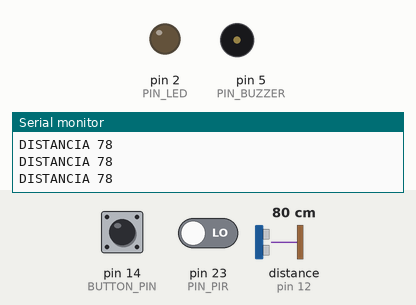
Recording of a sketch running on a simulated Arduino Mega 2560, built with avr-gcc and run on an emulated ATmega2560. Parts: output pins drawn as LEDs (lit = HIGH), buzzer (waves = sounding, pin HIGH), the last lines printed to the serial monitor. Wiring (inferred from the names in the program): ultrasonic range finder: trigger pin 13; echo pin 12. The inputs (shaded band) are chosen by the test bench; at power-on: pin 23 (PIN_PIR) LOW, distance to the obstacle (sensor on pin 12) 80 cm, pin 14 (BUTTON_PIN) HIGH. The echo pulse lasts 58.3 µs per cm; pins used as bus, display or sensor lines are not drawn.

Above: at 1.2 s.
1.3 s: pin 23 (PIN_PIR) driven HIGH
At 2.5 s:
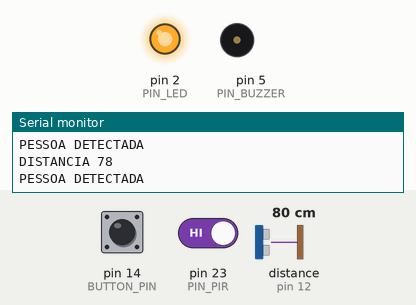
2.8 s: distance to the obstacle (sensor on pin 12) set to 2 cm
4.4 s: pin 14 (BUTTON_PIN) pulled LOW for 0.15 s
At 5.4 s:
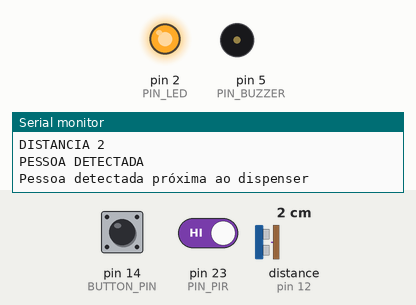
6.0 s: pin 14 (BUTTON_PIN) pulled LOW for 3.2 s
At 6.8 s:
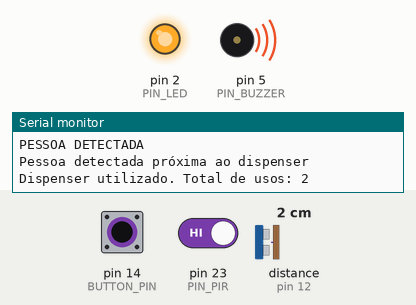
10.7 s: pin 23 (PIN_PIR) driven LOW
At 11.4 s:
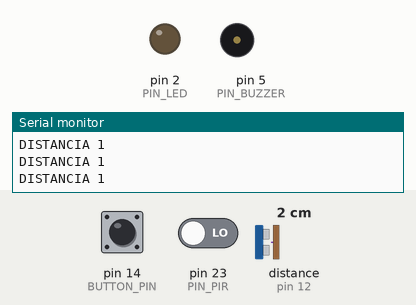
Timing chart, 0 to 13.2 s (numbered marks = the images above; inputs shaded):
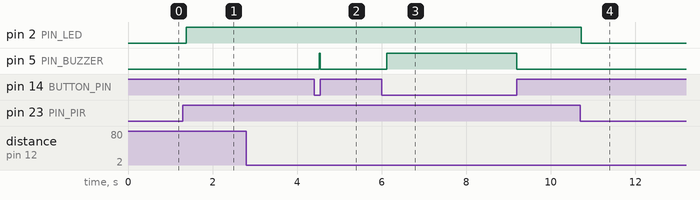

The sketch:

aula4_PIR_+_HC-SR04.ino
```cpp
#define TRIGGER_PIN 13
#define ECHO_PIN 12
#define BUTTON_PIN 14

const int PIN_BUZZER = 5;
const int PIN_LED = 2;
const int PIN_PIR = 23;
long duration;
int distancia;
int contador = 0;

void setup() {
  Serial.begin(115200);
  pinMode(TRIGGER_PIN, OUTPUT);
  pinMode(ECHO_PIN, INPUT);
  pinMode(BUTTON_PIN, INPUT_PULLUP);
  pinMode(PIN_BUZZER, OUTPUT);
  pinMode(PIN_LED, OUTPUT);
  pinMode(PIN_PIR, INPUT);

  Serial.println("Sistema de Monitoramento de Dispenser Iniciado");
}

void loop() {

  // Gera um pulso de 10 microssegundos no pino Trigger para iniciar a medição
  digitalWrite(TRIGGER_PIN, LOW);
  delayMicroseconds(2);
  digitalWrite(TRIGGER_PIN, HIGH);
  delayMicroseconds(10);
  digitalWrite(TRIGGER_PIN, LOW);

  // Lê a duração do pulso no pino Echo
  duration = pulseIn(ECHO_PIN, HIGH);

  // Calcula a distância em centímetros
  distancia = duration * 0.034 / 2;
  //-------------------------------------------------------------------

  Serial.print("DISTANCIA ");
  Serial.println(distancia);

  if (digitalRead(PIN_PIR) == HIGH) { //PIR
    digitalWrite(PIN_LED,HIGH);

  Serial.println("PESSOA DETECTADA");

    if (distancia > 0 && distancia <= 20) {  //detecta até 20 cm //ULTRASSONICO
      Serial.println("Pessoa detectada próxima ao dispenser");

      // Verifica se o botão foi pressionado para simular o uso do dispenser
      if (digitalRead(BUTTON_PIN) == LOW) {  // LOW indica que o botão foi pressionado //BOTAO
        delay(50);                           // debounce
        if (digitalRead(BUTTON_PIN) == LOW) {
          digitalWrite(PIN_BUZZER, HIGH);
          contador++;  // Incrementa o contador de usos do dispenser
          Serial.print("Dispenser utilizado. Total de usos: ");
          Serial.println(contador);

          while (digitalRead(BUTTON_PIN) == LOW);
        }
      }
      digitalWrite(PIN_BUZZER, LOW);
    }


    // Aguarda até que o botão seja solto
    while (digitalRead(BUTTON_PIN) == LOW);
  } else {

    digitalWrite(PIN_LED, LOW);
  }


  delay(100);  // Aguarda um pouco antes da próxima verificação
}
```

Measured:
- after the input at 1.3 s, pin 2 (PIN_LED): LOW → HIGH after 0.08 s
- after the input at 4.4 s, pin 5 (PIN_BUZZER): LOW → HIGH after 0.12 s, → LOW 0.03 s later
- after the input at 6.0 s, pin 5 (PIN_BUZZER): LOW → HIGH after 0.12 s, → LOW 3.1 s later
- after the input at 10.7 s, pin 2 (PIN_LED): HIGH → LOW at once
